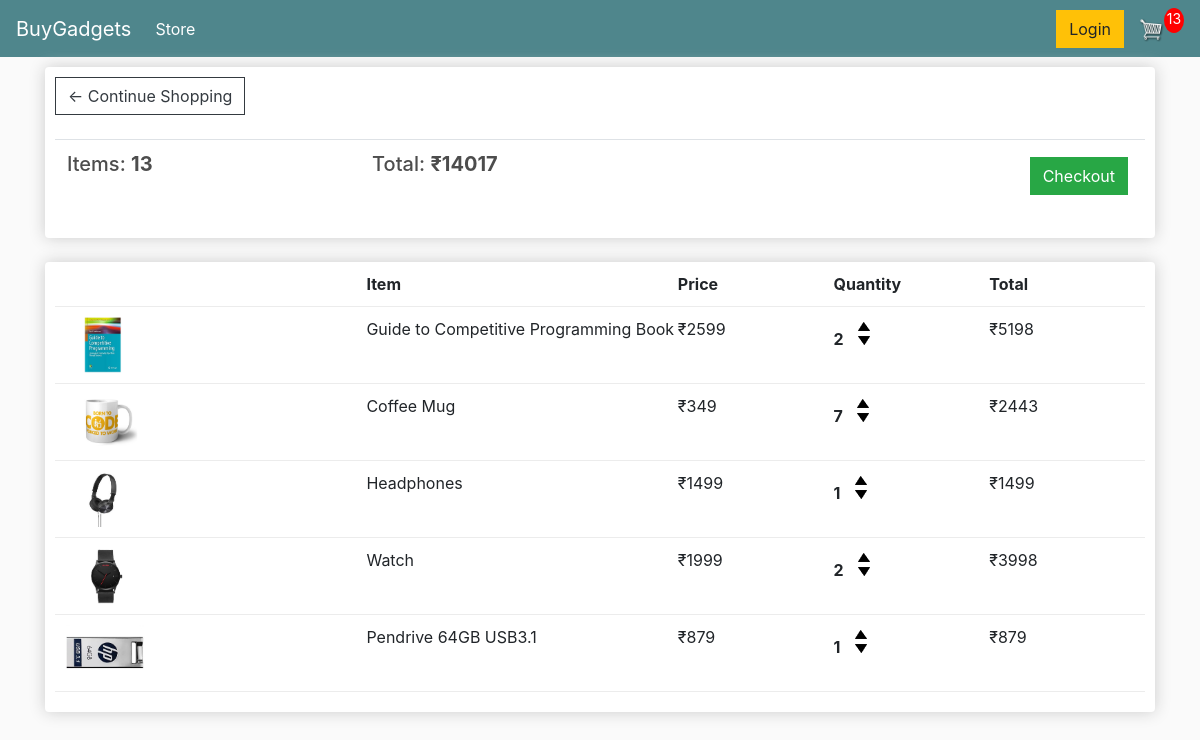
/cart/ (signed in), run on an earlier commit of the app's database.
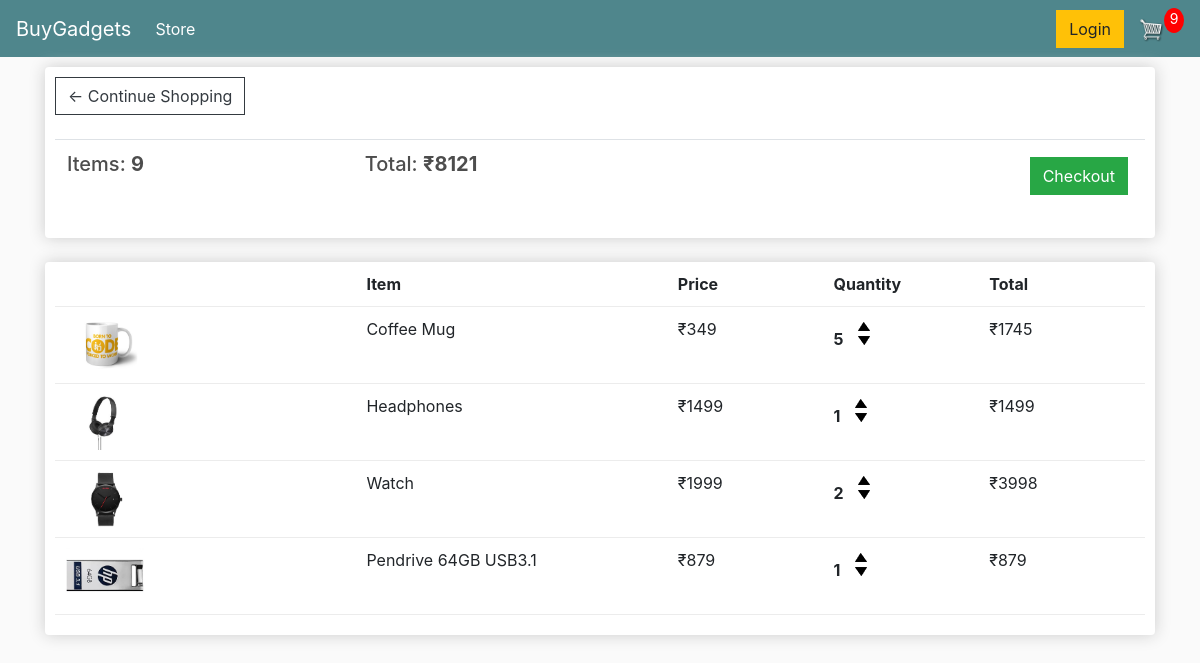
And on a later commit of the database.
### store/models.py (models this page shows, shortened)
class Order(models.Model):
    customer = models.ForeignKey(Customer, on_delete=models.SET_NULL, null=True, blank=True)
    date_ordered = models.DateTimeField(auto_now_add=True)
    complete = models.BooleanField(default=False)
    transaction_id = models.CharField(max_length=100, null=True)
    @property
    def get_cart_total(self):
        orderitems = self.orderitem_set.all()
        total = sum([item.get_total for item in orderitems])
        return total
    @property
    def get_cart_items(self):
        orderitems = self.orderitem_set.all()
        total = sum([item.quantity for item in orderitems])
        return total

class OrderItem(models.Model):
    product = models.ForeignKey(Product, on_delete=models.SET_NULL, null=True)
    order = models.ForeignKey(Order, on_delete=models.SET_NULL, null=True)
    quantity = models.IntegerField(default=0, null=True, blank=True)
    date_added = models.DateTimeField(auto_now_add=True)
    @property
    def get_total(self):
        total = self.product.price * self.quantity
        return total

class Product(models.Model):
    name = models.CharField(max_length=200)
    price = models.FloatField()
    digital = models.BooleanField(default=False, null=True, blank=True)
    image = models.ImageField(null=True, blank=True)
    @property
    def imageURL(self):
        try:
            url = self.image.url
        except:
            url = ""
        return url

### store/views.py (the view)
# urls.py: path('cart/', views.cart, name='cart'),
def cart(request):
    if request.user.is_authenticated:
        customer = request.user.customer
        order, created = Order.objects.get_or_create(customer=customer, complete=False)
        items = order.orderitem_set.all()
        cartItems = order.get_cart_items
    else:
        items = []
        order = {'get_cart_total': 0, 'get_cart_items': 0, 'shipping': False}
        cartItems = order['get_cart_items']
    context = {'items': items, 'order': order, 'cartItems': cartItems}
    return render(request, 'store/cart.html', context)

### store/templates/store/cart.html
{% extends 'store/main.html' %}
{% load static %}
{% block content %}
    <div class="row">
        <div class="col-lg-12">
            <div class="box-element">
                <a class="btn btn-outline-dark" href="{% url 'store' %}">&#x2190; Continue Shopping</a>
                <br>
                <br>
                <table class="table">
                    <tr>
                        <th><h5>Items: <strong>{{ order.get_cart_items }}</strong></h5></th>
                        <th><h5>Total: <strong>₹{{ order.get_cart_total |floatformat:0 }}</strong></h5></th>
                        <th>
                            <a style="float:right; margin: 5px" class="btn btn-success" href="{% url 'checkout' %}">Checkout</a>
                        </th>
                    </tr>
                </table>
            </div>
            <br>
            <div class="box-element">
                <div class="cart-row">
                    <div style="flex:2"></div>
                    <div style="flex:2"><strong>Item</strong></div>
                    <div style="flex:1"><strong>Price</strong></div>
                    <div style="flex:1"><strong>Quantity</strong></div>
                    <div style="flex:1"><strong>Total</strong></div>
                </div>
                {% for item in items %}
                    <div class="cart-row">
                        <div style="flex:2"><img class="row-image" src="{{ item.product.imageURL }}"></div>
                        <div style="flex:2"><p>{{ item.product.name }}</p></div>
                        <div style="flex:1"><p>₹{{ item.product.price | floatformat:0 }}</p></div>
                        <div style="flex:1">
                            <p class="quantity">{{ item.quantity }}</p>
                            <div class="quantity">
                                <img data-product="{{ item.product.id }}" data-action="add"
                                     class="chg-quantity update-cart" src="{% static 'images/arrow-up.png' %}">
                                <img data-product="{{ item.product.id }}" data-action="remove"
                                     class="chg-quantity update-cart" src="{% static 'images/arrow-down.png' %}">
                            </div>
                        </div>
                        <div style="flex:1">₹{{ item.get_total | floatformat:0 }}</div>
                    </div>
                {% endfor %}
            </div>
        </div>
    </div>
{% endblock content %}

What changed in the data, as far as the page shows it:
removed OrderItem: product.imageURL (picture), product.name "Guide to Competitive Programming Book", product.price "2599", quantity "2", get_total "5198"
changed through a linked row, Order: get_cart_items "13" → "9"; get_cart_total "14017" → "8121"
changed OrderItem "Coffee Mug": quantity "7" → "5"; get_total "2443" → "1745"
Also different on the page:
{{ cartItems }}: "13" → "9"
